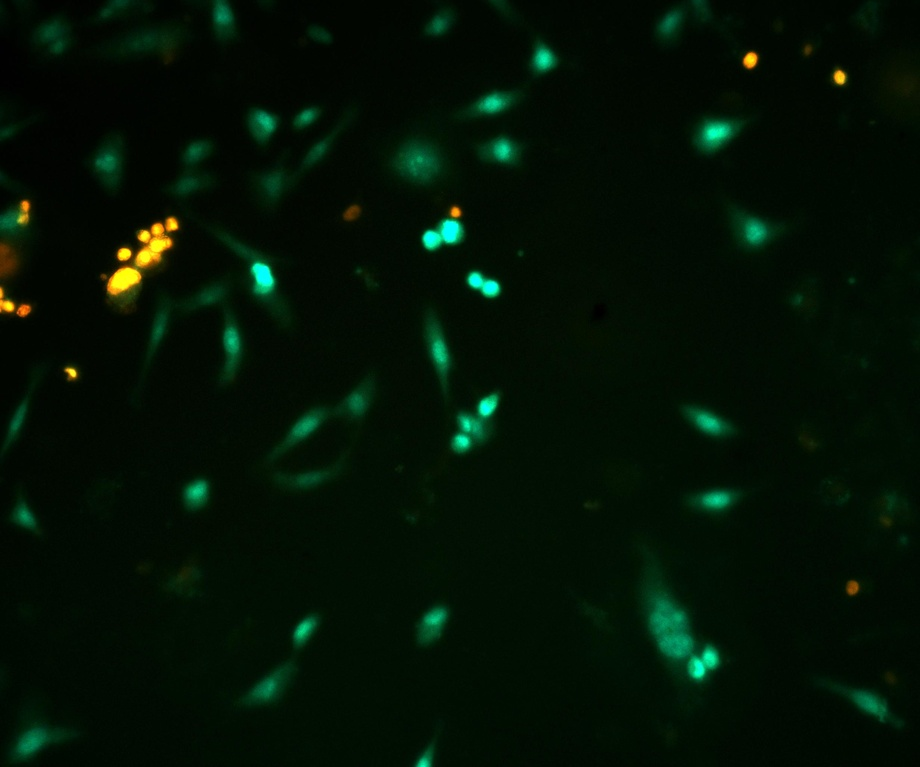
#> input picture cells/1.jpeg, 920 x 767 px, shrunk from 2464 x 2056 before the run, found by its file name
$ python 'HistogramYogunluğu.py'
#> lines starting #> are read from the running program, lines starting #| are printed output that depends on the picture
import cv2
import numpy as np
import matplotlib.pyplot as plt

# Görüntüyü oku
image_path = "C:/Users/AYSENUR SIMSEK/Desktop/YZ-VOST-LP/hucre_goruntuleri/contrast/1.jpeg"  # Kendi yolunuzu yazın
image = cv2.imread(image_path)
#> image is the input picture: shape (767, 920, 3); mean B, G, R 4.5, 17.8, 2.8

# BGR'den RGB'ye çevir (OpenCV BGR formatında okur, matplotlib RGB bekler)
image_rgb = cv2.cvtColor(image, cv2.COLOR_BGR2RGB)

# Renk kanallarını ayır
r, g, b = cv2.split(image_rgb)
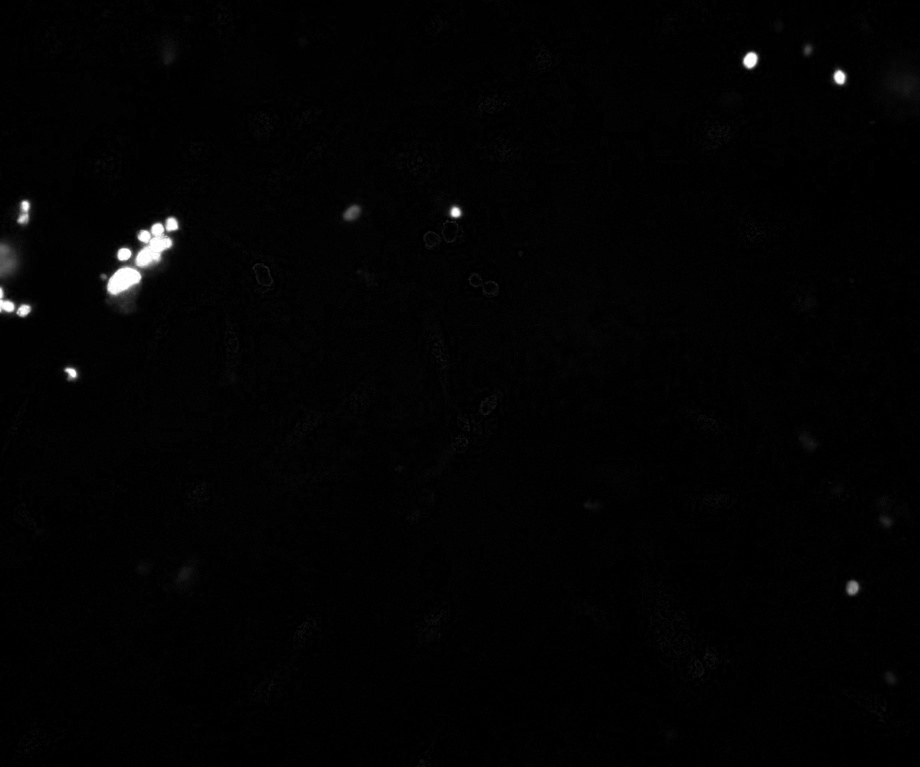
#> r: shape (767, 920); min 0, max 255, mean 2.8
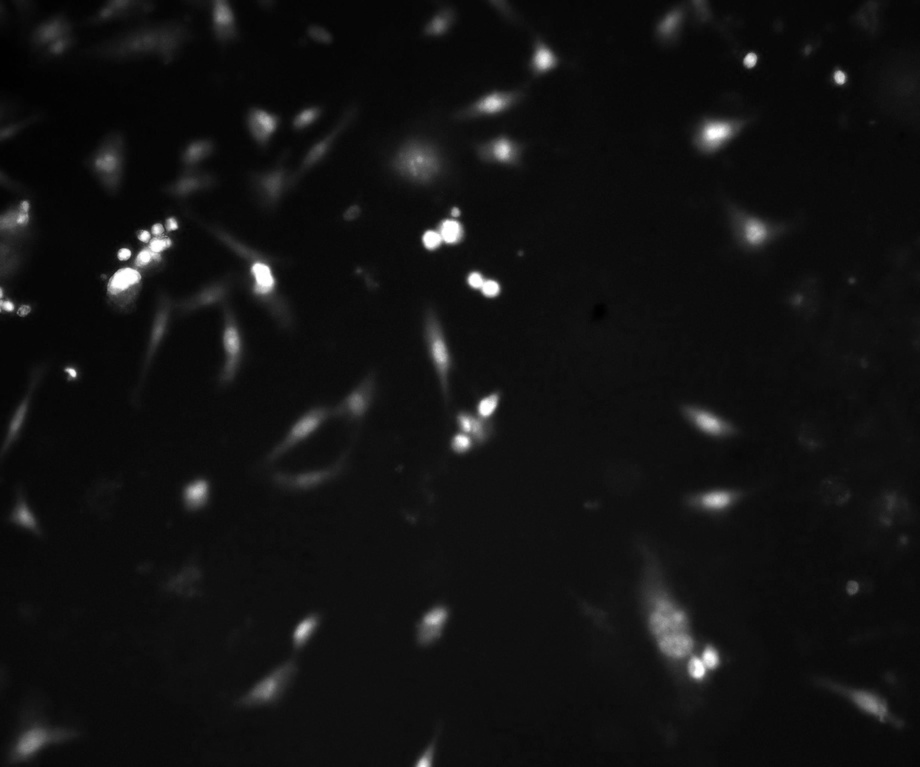
#> g: shape (767, 920); min 0, max 255, mean 17.8
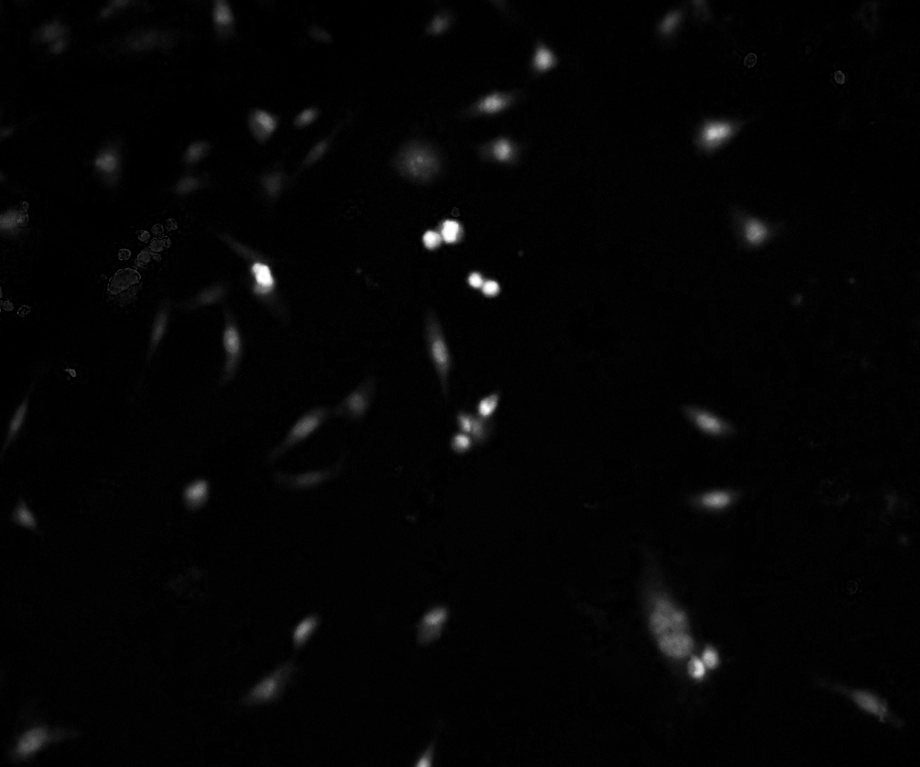
#> b: shape (767, 920); min 0, max 255, mean 4.5

# Histogramları hesapla
r_hist = cv2.calcHist([r], [0], None, [256], [0, 256])
#> r_hist = 256 values, max 255756 at index 1, min 5 at index 212, mean 2756.4
g_hist = cv2.calcHist([g], [0], None, [256], [0, 256])
#> g_hist = 256 values, max 85072 at index 15, min 19 at index 225, mean 2756.4
b_hist = cv2.calcHist([b], [0], None, [256], [0, 256])
#> b_hist = 256 values, max 202719 at index 2, min 3 at index 230, mean 2756.4

# Histogramları çiz
plt.figure(figsize=(10, 6))
plt.title("Renk Kanallarının Histogramları")
plt.xlabel("Değer")
plt.ylabel("Yoğunluk")
plt.xlim(0, 256)

plt.plot(r_hist, color='red', label='Kırmızı Kanal')
plt.plot(g_hist, color='green', label='Yeşil Kanal')
plt.plot(b_hist, color='blue', label='Mavi Kanal')

plt.legend()
plt.show()
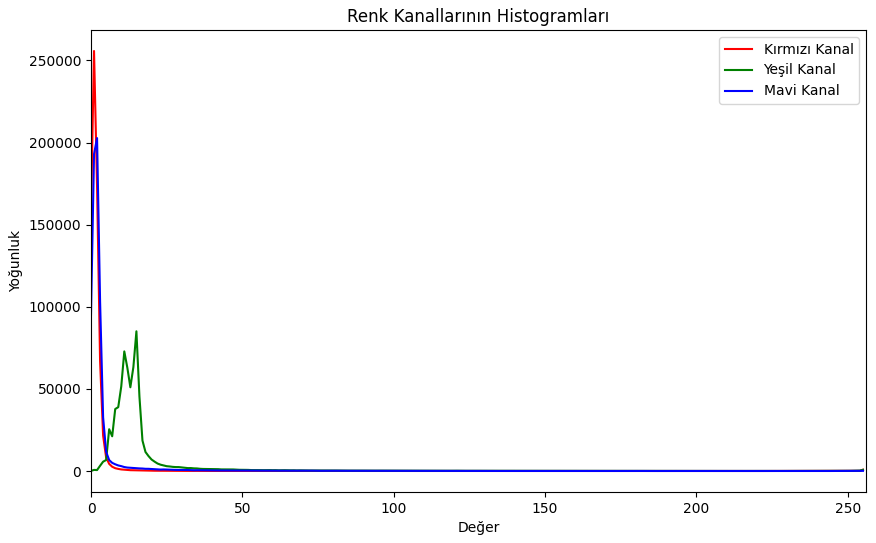
#> figure drawn by matplotlib, 1 panel; curve peaks at x = 1, y = 255756; curve peaks at x = 15, y = 85072; curve peaks at x = 2, y = 202719

$ run again, with cells/11.jpeg copied over cells/1.jpeg
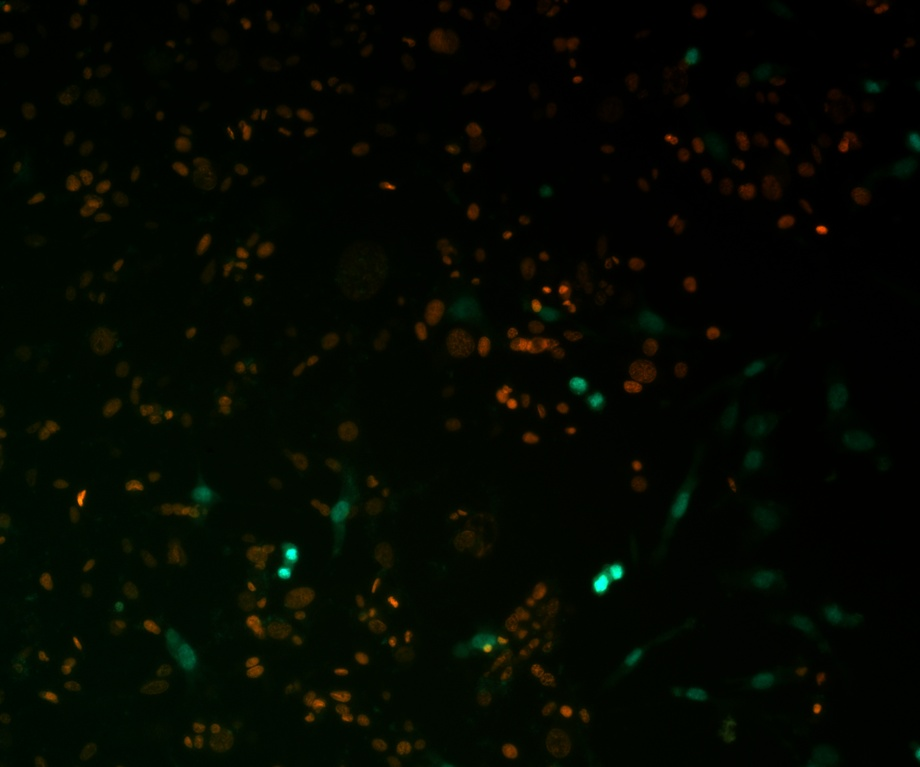
#> input picture cells/11.jpeg, 920 x 767 px, shrunk from 2464 x 2056 before the run, found by its file name
#> image is the input picture: shape (767, 920, 3); mean B, G, R 1.1, 7.8, 4.1
#> `r, g, b = cv2.split(image_rgb)`:
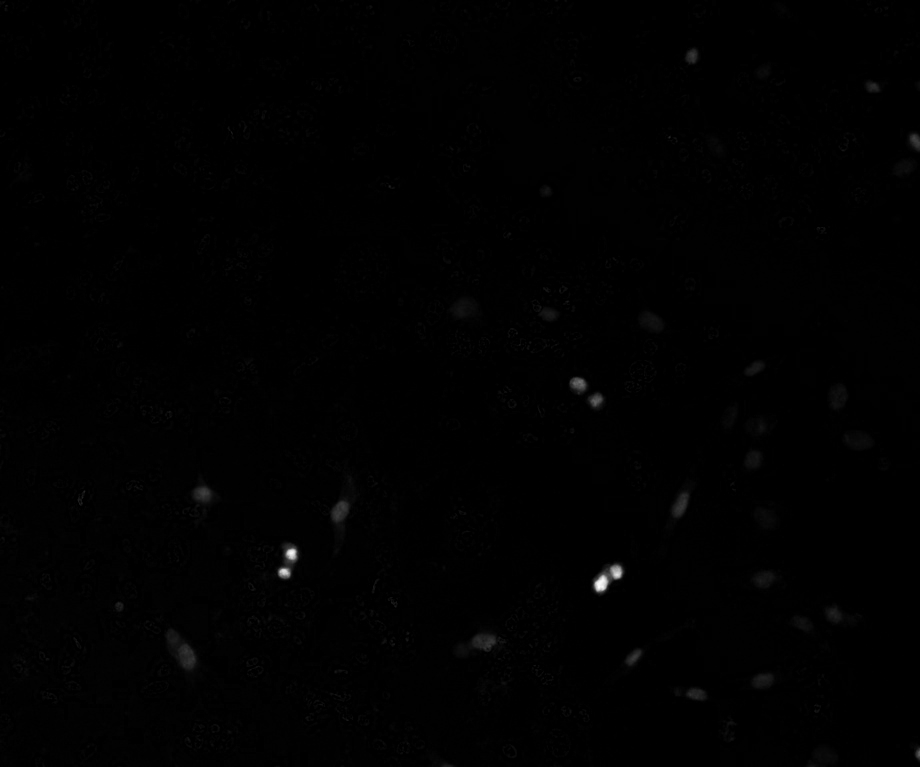
#> b: shape (767, 920); min 0, max 252, mean 1.1
#> r_hist = 256 values, max 249149 at index 1, min 0 at index 190, mean 2756.4
#> g_hist = 256 values, max 87968 at index 1, min 0 at index 212, mean 2756.4
#> b_hist = 256 values, max 433685 at index 0, min 0 at index 115, mean 2756.4
#> `plt.show()`:
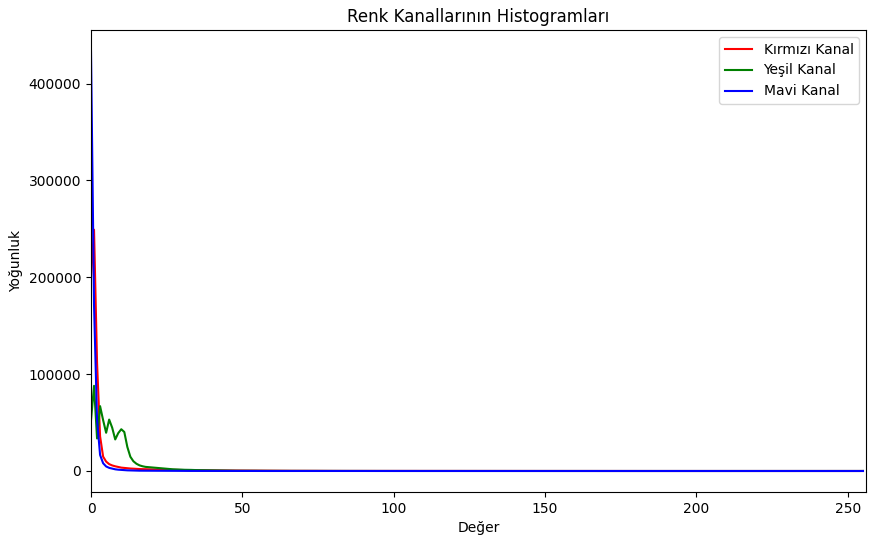
#> figure drawn by matplotlib, 1 panel; curve peaks at x = 1, y = 249149; curve peaks at x = 1, y = 87968; curve peaks at x = 0, y = 433685

$ run again, with cells/12.jpeg copied over cells/1.jpeg
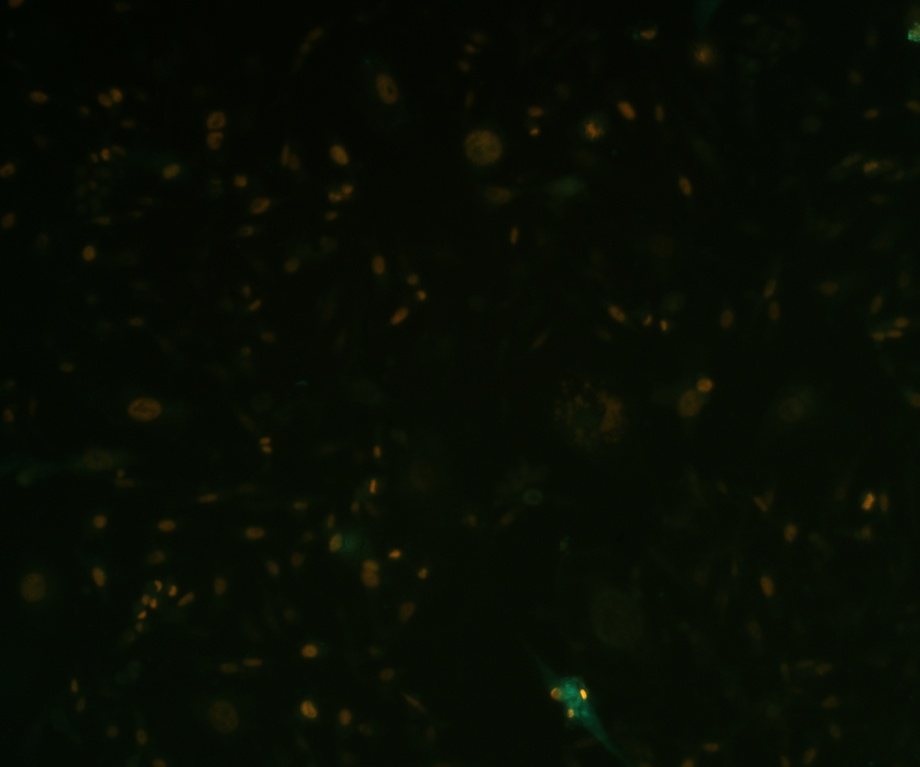
#> input picture cells/12.jpeg, 920 x 767 px, shrunk from 2464 x 2056 before the run, found by its file name
#> image is the input picture: shape (767, 920, 3); mean B, G, R 3.3, 12.1, 7.3
#> `r, g, b = cv2.split(image_rgb)`:
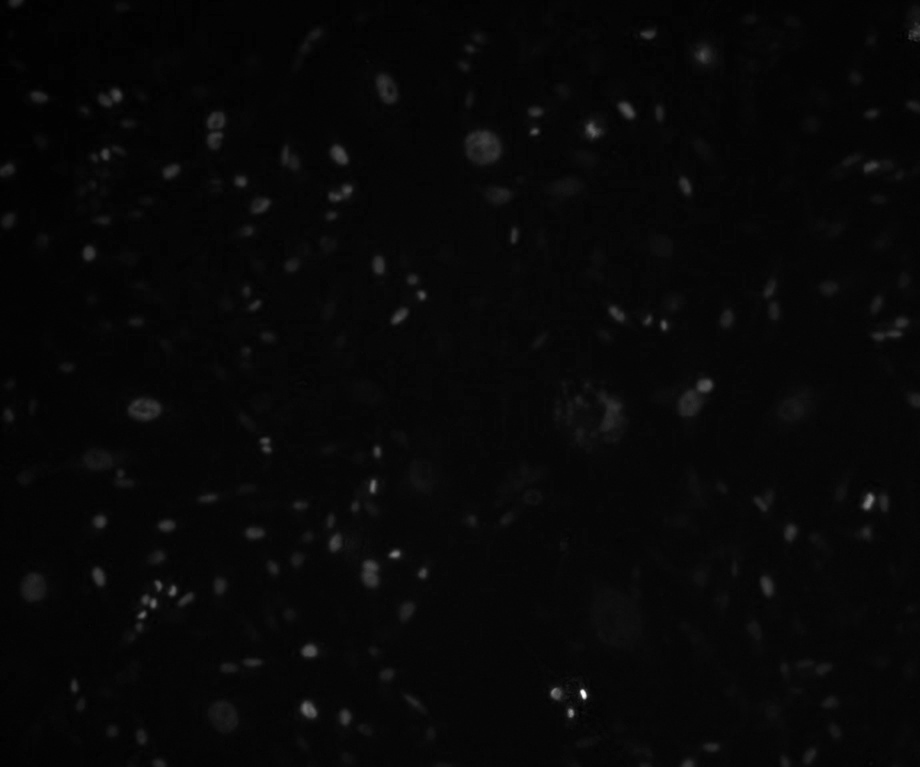
#> r: shape (767, 920); min 0, max 254, mean 7.3
#> r_hist = 256 values, max 177932 at index 6, min 0 at index 126, mean 2756.4
#> g_hist = 256 values, max 114338 at index 11, min 0 at index 0, mean 2756.4
#> b_hist = 256 values, max 202450 at index 3, min 0 at index 75, mean 2756.4
#> `plt.show()`:
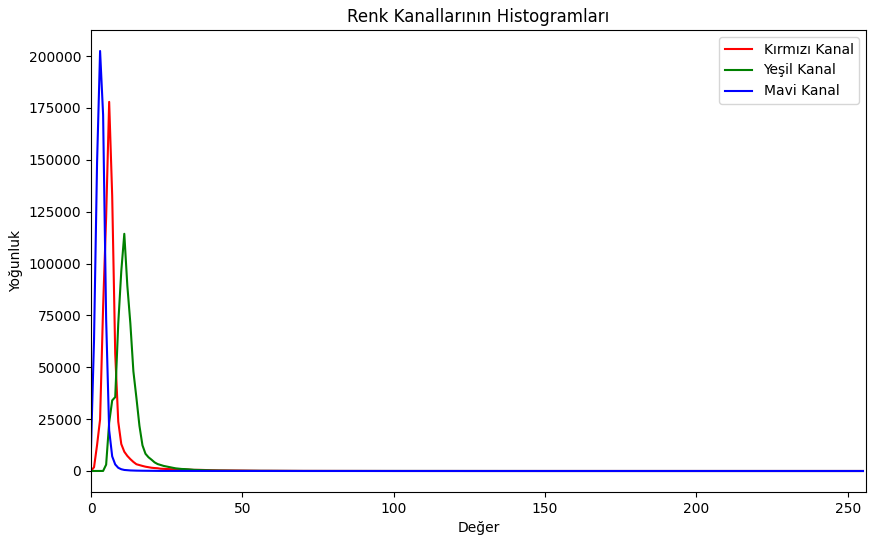
#> figure drawn by matplotlib, 1 panel; curve peaks at x = 6, y = 177932; curve peaks at x = 11, y = 114338; curve peaks at x = 3, y = 202450

$ run again, with cells/2.jpeg copied over cells/1.jpeg
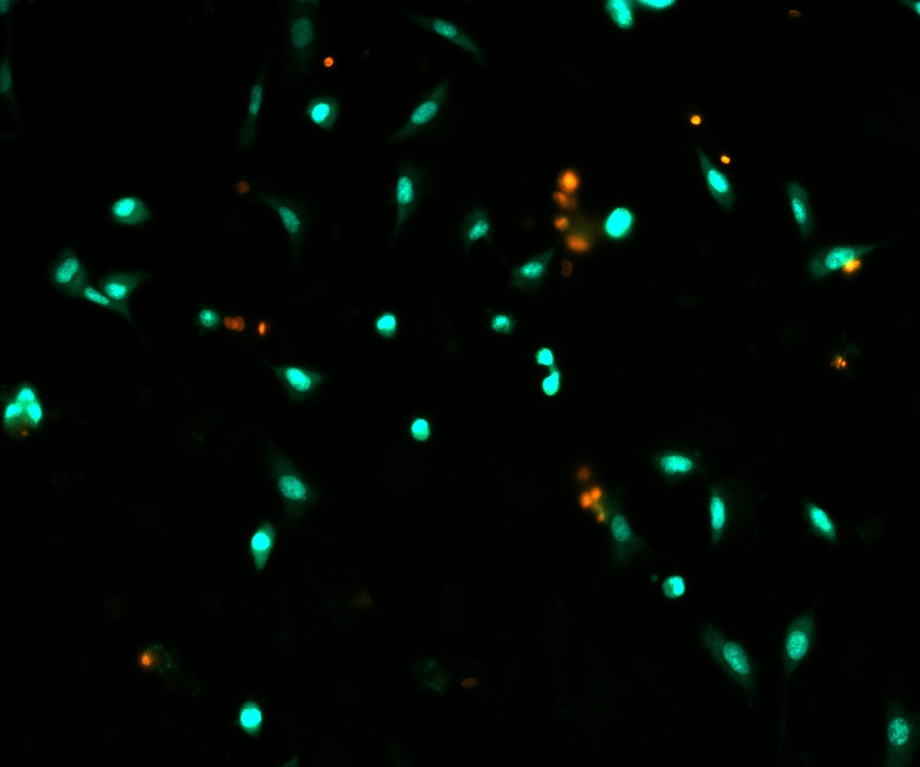
#> input picture cells/2.jpeg, 920 x 767 px, shrunk from 2464 x 2056 before the run, found by its file name
#> image is the input picture: shape (767, 920, 3); mean B, G, R 3.8, 7.1, 1.3
#> `r, g, b = cv2.split(image_rgb)`:
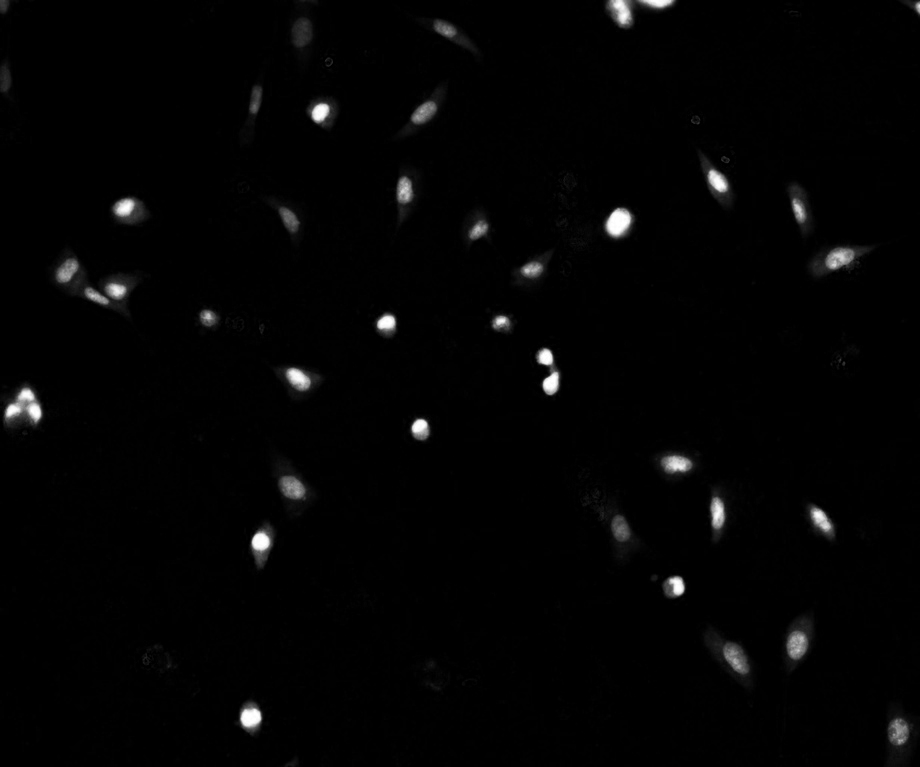
#> b: shape (767, 920); min 0, max 255, mean 3.8
#> r_hist = 256 values, max 477517 at index 0, min 2 at index 210, mean 2756.4
#> g_hist = 256 values, max 245297 at index 2, min 33 at index 231, mean 2756.4
#> b_hist = 256 values, max 513628 at index 0, min 21 at index 212, mean 2756.4
#> `plt.show()`:
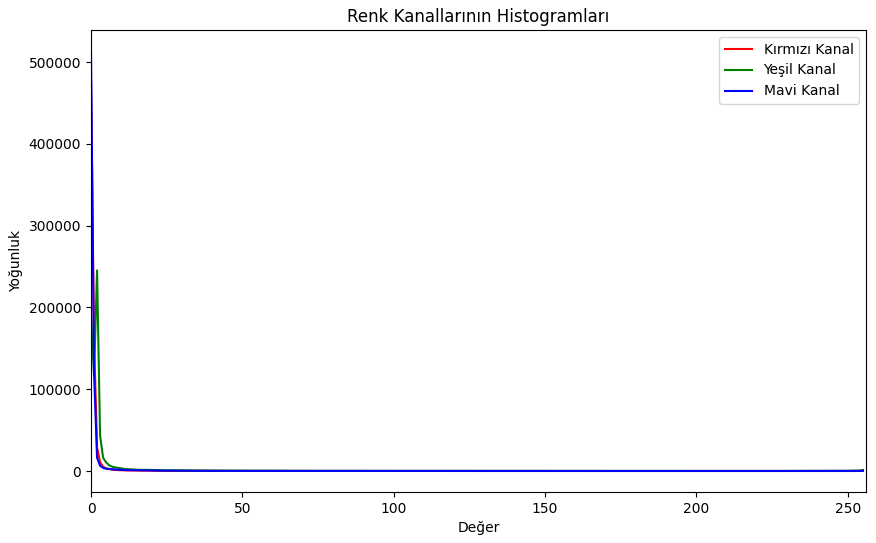
#> figure drawn by matplotlib, 1 panel; curve peaks at x = 0, y = 477517; curve peaks at x = 2, y = 245297; curve peaks at x = 0, y = 513628
